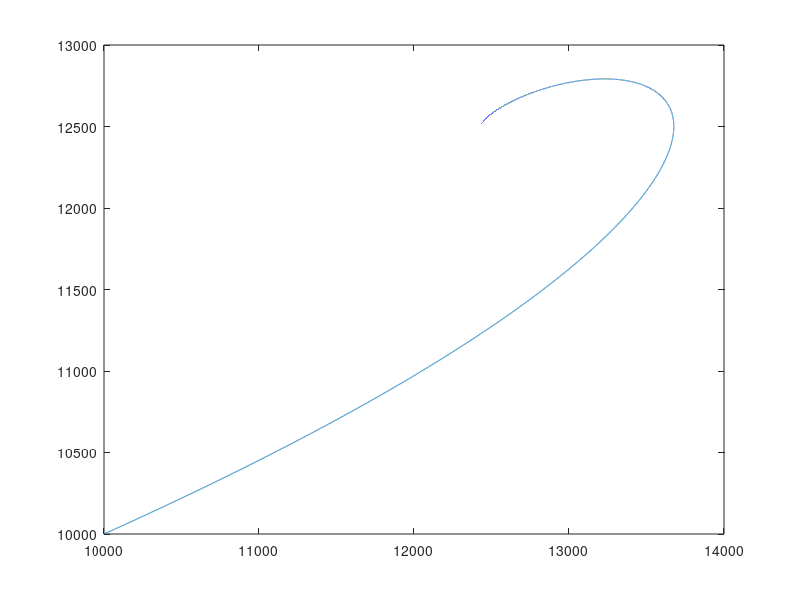

Write the MATLAB code that produced this figure.

%clears all variables to ensure accuracy between runs.
clearvars

%------------------------------------------------------------------------%
%                        Predator Prey Model 1.e                         %
%                           Dakota Ewing                                 %
%------------------------------------------------------------------------%


%                             Variables                                  %
%------------------------------------------------------------------------%

% To is the start month.
To = 1;
% Tf is the end month.
Tf = 12;
% dt is the time step in months.
dt = .0001;
% steps is the total number of timesteps.
Steps = (Tf - To + 1)/dt;
% T is the array in which we hold all the time values. It starts at To,
% increments by the time step, and ends at the target year, Tf.
T = To:dt:Tf;

% Yo is the starting population of Tuna. 
Yo = 10000;
% Po is the starting population of Sharks.
Po = 10000;
% Ho is the population of humans, which remains constant.
Ho = 500;

% Y is the array in which we hold the number of Tuna at a given time. 
% We initialize it to all zeros, except for the first month 
% being simulated, which is initialized to Yo.
Y(To:Steps) = 0;
Y(To) = Yo;

% P is the array in which we hold the number of Sharks at a given time. 
% We initialize it to all zeros, except for the first month 
% being simulated, which is initialized to Po.
P(To:Steps) = 0;
P(To) = Po;

% H is the array in which we hold the number of Humans at a given time. 
% We initialize every value to Ho, because the number of humans remains
% constant throughout the simulation.
% NOTE: This array is created to simplify the process of expanding the
% simulation to run with non-constant human populations.
H(To:Steps) = Ho;

%Ky is the birth rate fraction of Tuna.
Ky = 2;
%Kh is the birth rate fraction of Humans.
Kh = 0;
%Kp is the death rate fraction of Sharks.
Kp = 0.5;

%Kyp is the death proportionality constant of the Tuna.
Kyp = 0.0001;
%Kpy is the birth proportionality constant of the Sharks.
Kpy = 0.0001;
%Khf is the fishing rate of the Humans towards both Sharks and Tuna.
Khf = 0.00025;

%Seasonal fishing variables:

% f is a baseline constant that is added to the fishing constant function.
f = 100;
% a is the amplitude of the fishing constant function.
a = 100;
% period is the period of the fishing constant function in months.
period = 4;
% p is the period in radians.
p = (7 * pi)/6;
Fs = 6;
Fe = 12;
phase = .5;
%                             Simulation                                 %
%------------------------------------------------------------------------%

t = To;
while t <= Steps
%     % Sets the fishing constant to zero.
%     Khf = 0;
%     % Calculates the fishing constant using a cosine function, if it is
%     % currently in the fishing season.
%     %NOTE: NOT WORKING.
%     if  (Fs <= (t * dt)) && ((t * dt) <= Fe)
%         Khf = f + a * sin(p * (t * dt) + pi/phase);
%     end
    
    %We calculate the change in Y, P and H for a dt by subtracting the 
    % number of births from the number of deaths for the species. 
    
    %The number of births of Y is proportional to the population of Y at t.
    Ybirths = Ky * Y(t);
    %The number of deaths of Y is proportional to the number of
    % interactions between Y and P at t, plus a proportion of the
    % interactions between H and Y at t.
    Ydeaths = Kyp * Y(t) * P(t) + Khf * Y(t) * H(t);
    dy = Ybirths - Ydeaths;
    
    %The number of births of P is proportional to the number of
    % interactions between Y and P at t.
    Pbirths = Kpy * P(t) * Y(t);
    %The number of deaths of P is proportional to the population of P at t,
    %plus a proportion of interactions between P and H at t.
    Pdeaths = Kp * P(t) + Khf * P(t) * H(t);
    dp = Pbirths - Pdeaths;
    
    %The population of H does not change.
    dh = 0;
    
    %The populations at t + 1 are equal to the populations at t, plus the
    %change in the given population times the time step.
    Y(t + 1) = Y(t) + dy * dt;
    P(t + 1) = P(t) + dp * dt;
    H(t + 1) = H(t) + dp * dt;
    
    %t is incremented by 1.
    t = t + 1;    
end


%                               Plots                                    %
%------------------------------------------------------------------------%

%plots the Y and P species over time.
plot(1:Steps, P(1:Steps),1:Steps, Y(1:Steps));

%plots the Y and P species in relation to each other. 
plot(Y(1:Steps), P(1:Steps));